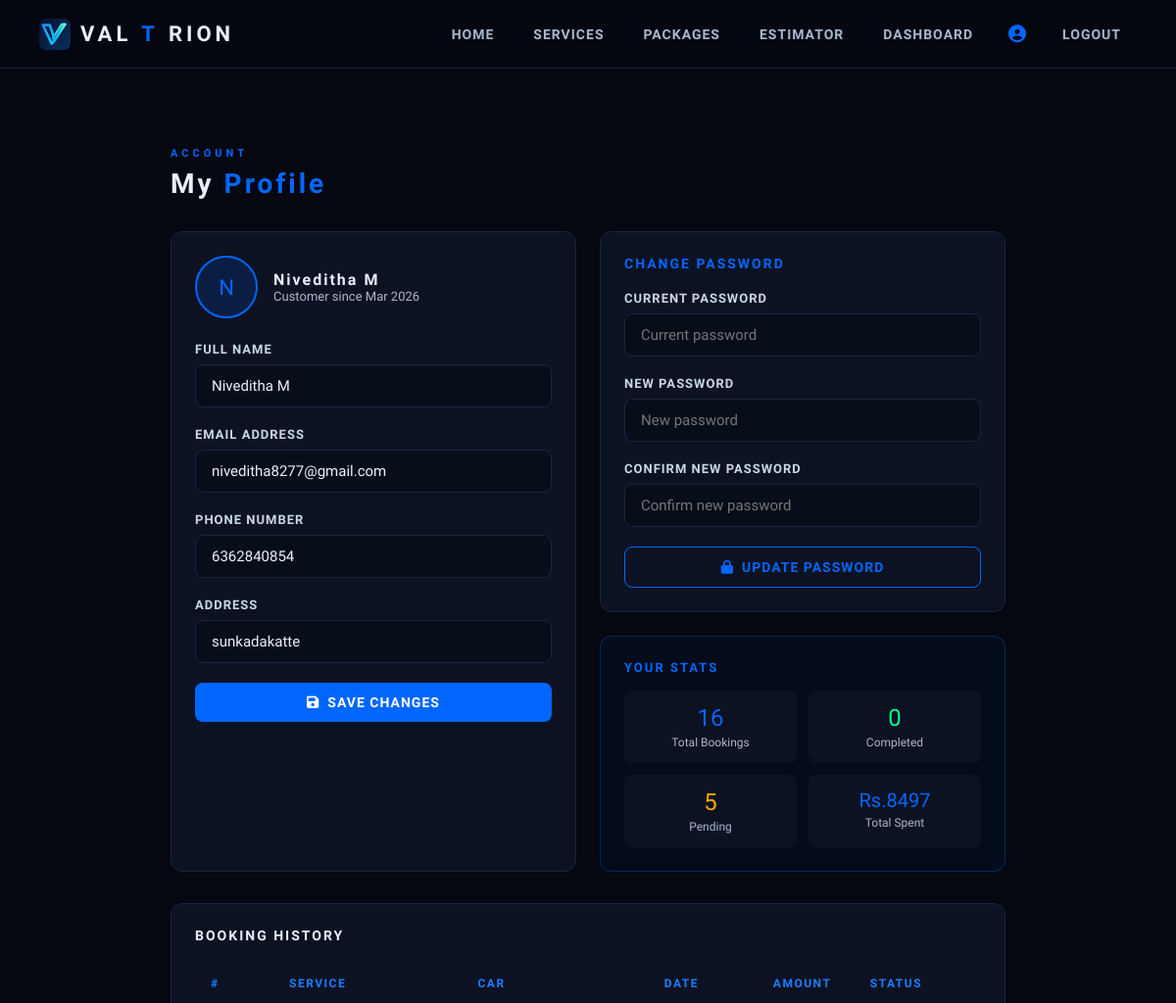
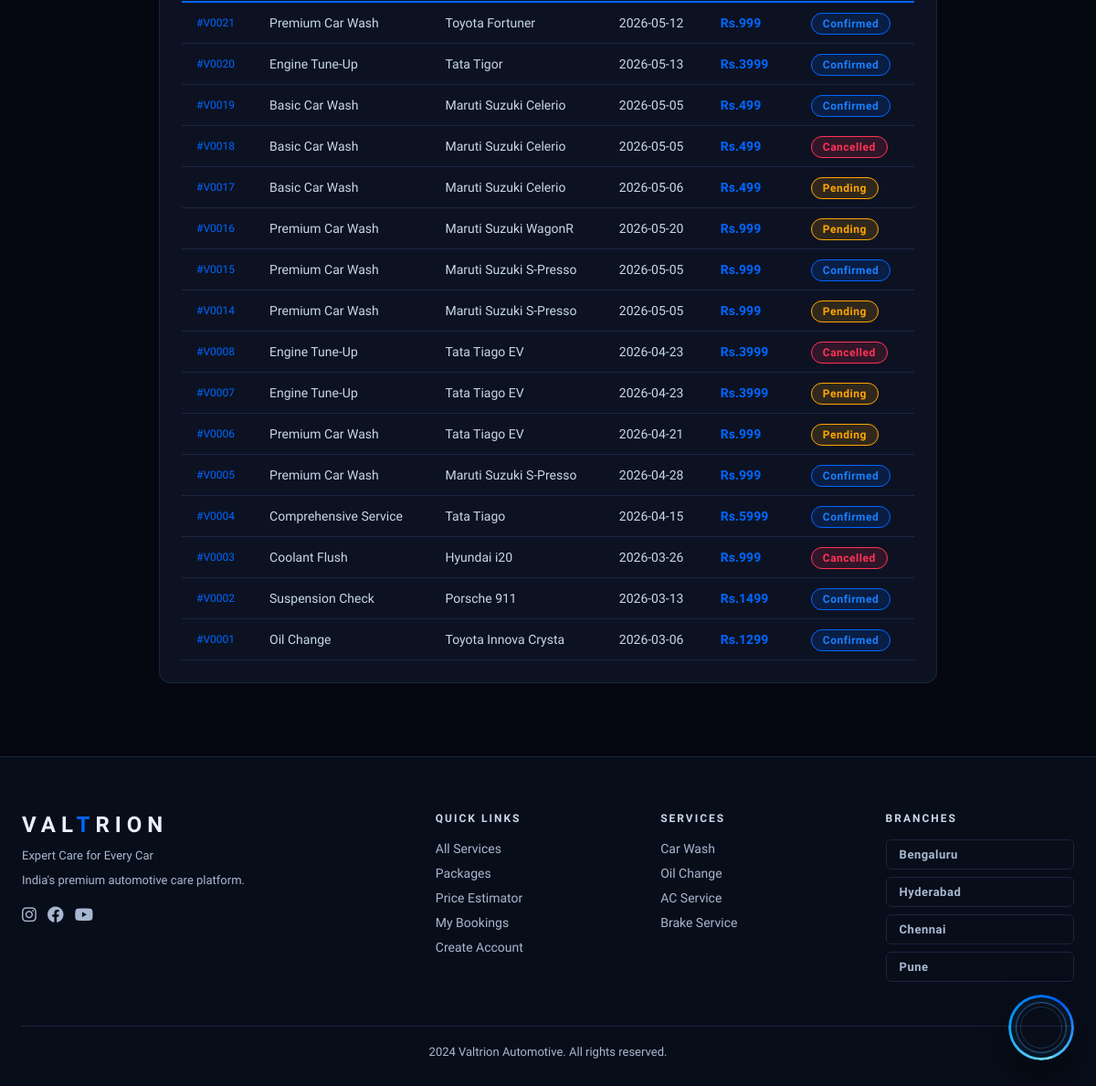
The page /profile (signed in) on the database its author committed (2 pictures, top to bottom).
### app/models.py (models this page shows)
class User(db.Model, UserMixin):
    id            = db.Column(db.Integer, primary_key=True)
    name          = db.Column(db.String(100), nullable=False)
    email         = db.Column(db.String(120), unique=True, nullable=False)
    phone         = db.Column(db.String(15), nullable=False)
    password      = db.Column(db.String(200), nullable=False)
    role          = db.Column(db.String(20), default='customer')
    address       = db.Column(db.String(300))
    created_at    = db.Column(db.DateTime, default=datetime.utcnow)
    bookings      = db.relationship('Booking', backref='customer', lazy=True)
    messages      = db.relationship('ChatMessage', backref='user_ref', lazy=True)

class Booking(db.Model):
    id               = db.Column(db.Integer, primary_key=True)
    user_id          = db.Column(db.Integer, db.ForeignKey('user.id'), nullable=False)
    service_id       = db.Column(db.Integer, db.ForeignKey('service.id'), nullable=False)
    mechanic_id      = db.Column(db.Integer, db.ForeignKey('mechanic.id'), nullable=True)
    customer_name    = db.Column(db.String(100))
    customer_phone   = db.Column(db.String(15))
    car_brand        = db.Column(db.String(50))
    car_model        = db.Column(db.String(50))
    car_number       = db.Column(db.String(20))
    fuel_type        = db.Column(db.String(20))
    pickup_address   = db.Column(db.String(200))
    preferred_date   = db.Column(db.String(50))
    status           = db.Column(db.String(30), default='Pending')
    total_amount     = db.Column(db.Float)
    payment_status   = db.Column(db.String(20), default='Unpaid')
    payment_method   = db.Column(db.String(30))
    payment_ref      = db.Column(db.String(100))
    created_at       = db.Column(db.DateTime, default=datetime.utcnow)
    service          = db.relationship('Service', backref='bookings')
    mechanic         = db.relationship('Mechanic', backref='bookings')

class Service(db.Model):
    id          = db.Column(db.Integer, primary_key=True)
    name        = db.Column(db.String(100), nullable=False)
    description = db.Column(db.Text)
    price       = db.Column(db.Float, nullable=False)
    duration    = db.Column(db.String(50))
    category    = db.Column(db.String(50))
    icon        = db.Column(db.String(100))
    is_active   = db.Column(db.Boolean, default=True)

### app/routes/profile.py (the view)
@profile.route('/profile')
@login_required
def view_profile():
    bookings = Booking.query.filter_by(user_id=current_user.id).order_by(Booking.created_at.desc()).all()
    return render_template('profile.html', user=current_user, bookings=bookings)

### app/models.py (called while the page is built)
@login_manager.user_loader
def load_user(user_id):
    return User.query.get(int(user_id))

### app/templates/profile.html (shortened to what this page needs)
{% extends 'base.html' %}
{% block content %}
<section class="section">
<div class="container" style="max-width:900px;">
    <div style="margin-bottom:32px;">
        <p class="section-label">ACCOUNT</p>
        <h2 class="section-title">My <span>Profile</span></h2>
    </div>
    <div style="display:grid;grid-template-columns:1fr 1fr;gap:24px;margin-bottom:32px;">
        <div class="card">
            <div style="display:flex;align-items:center;gap:16px;margin-bottom:24px;">
                <div style="width:64px;height:64px;background:rgba(0,102,255,0.15);border:2px solid var(--blue);border-radius:50%;display:flex;align-items:center;justify-content:center;font-family:'Orbitron';font-size:22px;color:var(--blue);">
                    {{ user.name[0].upper() }}
                </div>
                <div>
                    <h3 style="font-family:'Orbitron';font-size:16px;letter-spacing:2px;">{{ user.name }}</h3>
                    <p style="color:var(--silver);font-size:13px;">Customer since {{ user.created_at.strftime('%b %Y') }}</p>
                </div>
            </div>
            <div class="form-group">
                <label class="form-label">Full Name</label>
                <input type="text" id="p_name" class="form-control" value="{{ user.name }}">
            </div>
            <div class="form-group">
                <label class="form-label">Email Address</label>
                <input type="email" id="p_email" class="form-control" value="{{ user.email }}">
            </div>
            <div class="form-group">
                <label class="form-label">Phone Number</label>
                <input type="tel" id="p_phone" class="form-control" value="{{ user.phone }}">
            </div>
            <div class="form-group">
                <label class="form-label">Address</label>
                <input type="text" id="p_address" class="form-control" value="{{ user.address or '' }}" placeholder="Your home/office address">
            </div>
            <button class="btn btn-primary" style="width:100%;justify-content:center;" onclick="saveProfile()">
                <i class="fa fa-save"></i> Save Changes
            </button>
        </div>
        <div>
            <div class="card" style="margin-bottom:24px;">
                <h3 style="font-family:'Orbitron';font-size:14px;letter-spacing:2px;margin-bottom:20px;color:var(--blue);">CHANGE PASSWORD</h3>
                <div class="form-group">
                    <label class="form-label">Current Password</label>
                    <input type="password" id="p_cur" class="form-control" placeholder="Current password">
                </div>
                <div class="form-group">
                    <label class="form-label">New Password</label>
                    <input type="password" id="p_new" class="form-control" placeholder="New password">
                </div>
                <div class="form-group">
                    <label class="form-label">Confirm New Password</label>
                    <input type="password" id="p_cnf" class="form-control" placeholder="Confirm new password">
                </div>
                <button class="btn btn-outline" style="width:100%;justify-content:center;" onclick="changePassword()">
                    <i class="fa fa-lock"></i> Update Password
                </button>
            </div>
            <div class="card" style="background:rgba(0,102,255,0.05);border-color:rgba(0,102,255,0.3);">
                <h3 style="font-family:'Orbitron';font-size:13px;letter-spacing:2px;margin-bottom:16px;color:var(--blue);">YOUR STATS</h3>
                <div style="display:grid;grid-template-columns:1fr 1fr;gap:12px;">
                    <div style="text-align:center;padding:14px;background:var(--card);border-radius:8px;">
                        <div style="font-family:'Orbitron';font-size:24px;color:var(--blue);">{{ bookings|length }}</div>
                        <div style="color:var(--silver);font-size:12px;margin-top:4px;">Total Bookings</div>
                    </div>
                    <div style="text-align:center;padding:14px;background:var(--card);border-radius:8px;">
                        <div style="font-family:'Orbitron';font-size:24px;color:var(--green);">{{ bookings|selectattr('status','eq','Completed')|list|length }}</div>
                        <div style="color:var(--silver);font-size:12px;margin-top:4px;">Completed</div>
                    </div>
                    <div style="text-align:center;padding:14px;background:var(--card);border-radius:8px;">
                        <div style="font-family:'Orbitron';font-size:24px;color:orange;">{{ bookings|selectattr('status','eq','Pending')|list|length }}</div>
                        <div style="color:var(--silver);font-size:12px;margin-top:4px;">Pending</div>
                    </div>
                    <div style="text-align:center;padding:14px;background:var(--card);border-radius:8px;">
                        <div style="font-family:'Orbitron';font-size:20px;color:var(--blue);">Rs.{{ bookings|selectattr('payment_status','eq','Paid')|sum(attribute='total_amount')|int }}</div>
                        <div style="color:var(--silver);font-size:12px;margin-top:4px;">Total Spent</div>
                    </div>
                </div>
            </div>
        </div>
    </div>
    <div class="card">
        <h3 style="font-family:'Orbitron';font-size:14px;letter-spacing:2px;margin-bottom:20px;">BOOKING HISTORY</h3>
        {% if bookings %}
        <div style="overflow-x:auto;">
        <table class="vt">
            <thead><tr><th>#</th><th>Service</th><th>Car</th><th>Date</th><th>Amount</th><th>Status</th></tr></thead>
            <tbody>
            {% for b in bookings %}
            <tr>
                <td style="color:var(--blue);font-family:'Orbitron';font-size:12px;">#V{{ "%04d"|format(b.id) }}</td>
                <td>{{ b.service.name }}</td>
                <td>{{ b.car_brand }} {{ b.car_model }}</td>
                <td>{{ b.preferred_date[:10] if b.preferred_date else '-' }}</td>
                <td style="color:var(--blue);font-weight:700;">Rs.{{ b.total_amount|int }}</td>
                <td><span class="badge badge-{{ b.status.lower() }}">{{ b.status }}</span></td>
            </tr>
            {% endfor %}
            </tbody>
        </table>
        </div>
        {% else %}
        <p style="color:var(--silver);text-align:center;padding:20px;">No bookings yet. <a href="{{ url_for('main.services') }}" style="color:var(--blue);">Book a service</a></p>
        {% endif %}
    </div>
</div>
</section>
{% endblock %}

### app/templates/base.html (style rules this page uses)
:root { --black: #050810; --dark: #080d1a; --card: #0c1222; --border: #1a2540; --blue: #0066FF; --blue-bright: #1a7fff; --blue-glow: rgba(0,102,255,0.3); --silver: #a8b8d0; --silver-light: #c8d8e8; --white: #e8f0ff; --green: #00ff88; --red: #ff3355; }
* { margin:0; padding:0; box-sizing:border-box; }
html { scroll-behavior:smooth; }
body { background:var(--black); color:var(--white); font-family:'Rajdhani',sans-serif; font-size:16px; overflow-x:hidden; }
.btn { display:inline-flex; align-items:center; gap:8px; padding:12px 28px; border-radius:8px; font-family:'Rajdhani',sans-serif; font-weight:700; font-size:14px; letter-spacing:1px; text-transform:uppercase; cursor:pointer; border:none; transition:all 0.3s; text-decoration:none; }
.btn-primary { background:var(--blue); color:white; }
.btn-outline { background:transparent; color:var(--blue); border:1px solid var(--blue); }
.card { background:var(--card); border:1px solid var(--border); border-radius:12px; padding:24px; transition:all 0.3s; }
.section { padding:80px 0; }
.container { max-width:1200px; margin:0 auto; padding:0 24px; }
.section-title { font-family:'Orbitron',monospace; font-size:28px; font-weight:700; letter-spacing:3px; color:var(--white); margin-bottom:8px; }
.section-title span { color:var(--blue); }
.section-label { font-size:11px; letter-spacing:4px; color:var(--blue); text-transform:uppercase; font-weight:700; margin-bottom:8px; }
.form-group { margin-bottom:20px; }
.form-label { display:block; color:var(--silver-light); font-size:13px; font-weight:600; letter-spacing:1px; text-transform:uppercase; margin-bottom:8px; }
.form-control { width:100%; background:var(--dark); border:1px solid var(--border); border-radius:8px; padding:12px 16px; color:var(--white); font-family:'Rajdhani'; font-size:15px; transition:border 0.3s; }
.badge { padding:4px 12px; border-radius:20px; font-size:12px; font-weight:700; letter-spacing:0.5px; }
.badge-pending { background:rgba(255,165,0,0.15); color:orange; border:1px solid orange; }
.badge-confirmed { background:rgba(0,102,255,0.15); color:var(--blue-bright); border:1px solid var(--blue); }
.badge-cancelled { background:rgba(255,51,85,0.15); color:var(--red); border:1px solid var(--red); }
.vt { width:100%; border-collapse:collapse; }
.vt thead tr { border-bottom:2px solid var(--blue); }
.vt th { padding:14px 16px; text-align:left; font-size:12px; letter-spacing:1.5px; text-transform:uppercase; color:var(--blue-bright); font-weight:700; }
.vt td { padding:14px 16px; border-bottom:1px solid var(--border); font-size:14px; color:var(--silver-light); }

### rows shown on the page
User: name "N", name "Niveditha M", created_at "Mar 2026", email "niveditha8277@gmail.com", phone "6362840854", address "sunkadakatte"
Booking: id "0021", service.name "Premium Car Wash", car_brand "Toyota", car_model "Fortuner", preferred_date "2026-05-12", total_amount "999", status "Confirmed"
Booking: id "0020", service.name "Engine Tune-Up", car_brand "Tata", car_model "Tigor", preferred_date "2026-05-13", total_amount "3999", status "Confirmed"
Booking: id "0019", service.name "Basic Car Wash", car_brand "Maruti Suzuki", car_model "Celerio", preferred_date "2026-05-05", total_amount "499", status "Confirmed"
Booking: id "0018", service.name "Basic Car Wash", car_brand "Maruti Suzuki", car_model "Celerio", preferred_date "2026-05-05", total_amount "499", status "Cancelled"
Booking: id "0017", service.name "Basic Car Wash", car_brand "Maruti Suzuki", car_model "Celerio", preferred_date "2026-05-06", total_amount "499", status "Pending"
Booking: id "0016", service.name "Premium Car Wash", car_brand "Maruti Suzuki", car_model "WagonR", preferred_date "2026-05-20", total_amount "999", status "Pending"
Booking: id "0015", service.name "Premium Car Wash", car_brand "Maruti Suzuki", car_model "S-Presso", preferred_date "2026-05-05", total_amount "999", status "Confirmed"
Booking: id "0014", service.name "Premium Car Wash", car_brand "Maruti Suzuki", car_model "S-Presso", preferred_date "2026-05-05", total_amount "999", status "Pending"
Booking: id "0008", service.name "Engine Tune-Up", car_brand "Tata", car_model "Tiago EV", preferred_date "2026-04-23", total_amount "3999", status "Cancelled"
Booking: id "0007", service.name "Engine Tune-Up", car_brand "Tata", car_model "Tiago EV", preferred_date "2026-04-23", total_amount "3999", status "Pending"
Booking: id "0006", service.name "Premium Car Wash", car_brand "Tata", car_model "Tiago EV", preferred_date "2026-04-21", total_amount "999", status "Pending"
Booking: id "0005", service.name "Premium Car Wash", car_brand "Maruti Suzuki", car_model "S-Presso", preferred_date "2026-04-28", total_amount "999", status "Confirmed"
Booking: id "0004", service.name "Comprehensive Service", car_brand "Tata", car_model "Tiago", preferred_date "2026-04-15", total_amount "5999", status "Confirmed"
Booking: id "0003", service.name "Coolant Flush", car_brand "Hyundai", car_model "i20", preferred_date "2026-03-26", total_amount "999", status "Cancelled"
Booking: id "0002", service.name "Suspension Check", car_brand "Porsche", car_model "911", preferred_date "2026-03-13", total_amount "1499", status "Confirmed"
Booking: id "0001", service.name "Oil Change", car_brand "Toyota", car_model "Innova Crysta", preferred_date "2026-03-06", total_amount "1299", status "Confirmed"

### other values the page prints
{{ bookings|length }} "16"
{{ bookings|selectattr('status','eq','Completed')|list|length }} "0"
{{ bookings|selectattr('status','eq','Pending')|list|length }} "5"
